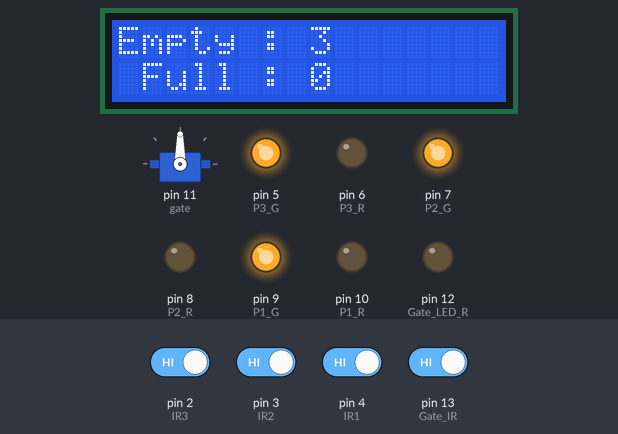
Recording of a sketch running on a simulated Arduino Uno, built with avr-gcc and run on an emulated ATmega328P. On the bench: servo, 16×2 character LCD, output pins drawn as LEDs (lit = HIGH). Inputs (shaded band) come from the test bench; at power-on: pin 2 (IR3), pin 3 (IR2), pin 4 (IR1), pin 13 (Gate_IR) HIGH.

Above: at 1.2 s.
1.3 s: pin 2 (IR3) driven LOW
At 1.8 s:
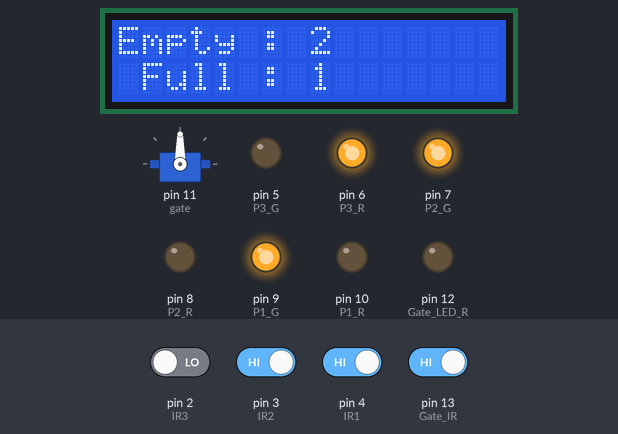
2.8 s: pin 3 (IR2) driven LOW
At 4.0 s:
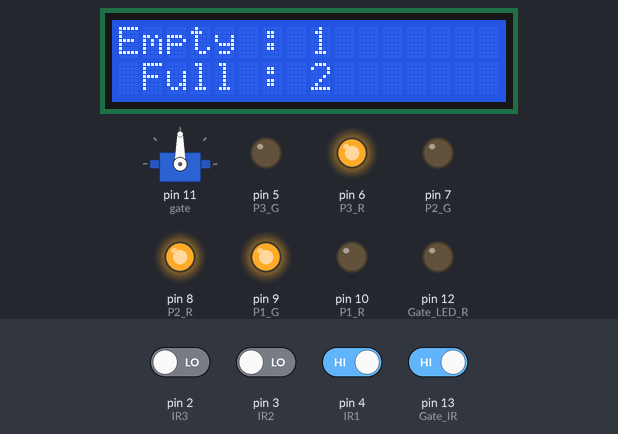
4.3 s: pin 4 (IR1) driven LOW
At 5.4 s:
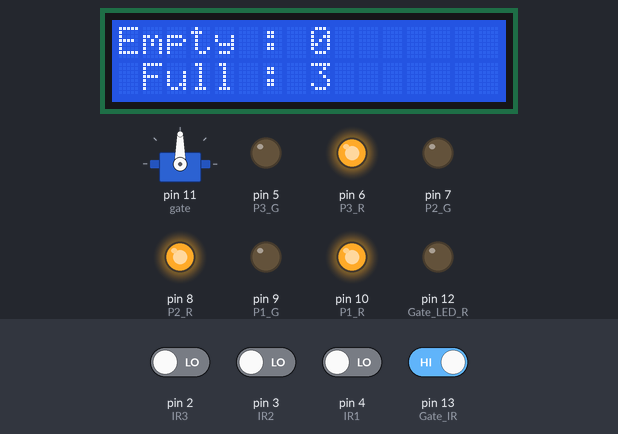
5.8 s: pin 13 (Gate_IR) driven LOW
At 6.5 s:
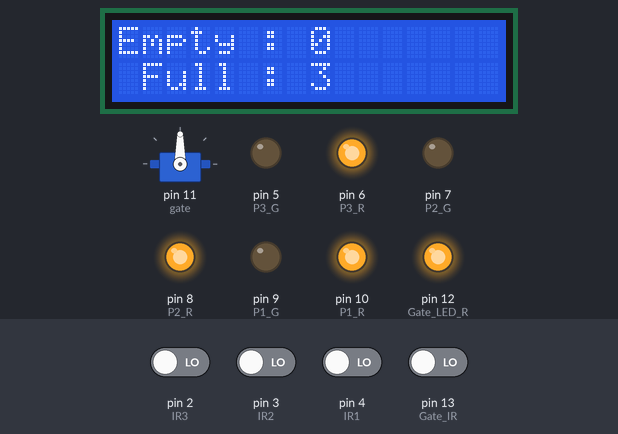
7.3 s: pin 2 (IR3) driven HIGH
At 7.9 s:
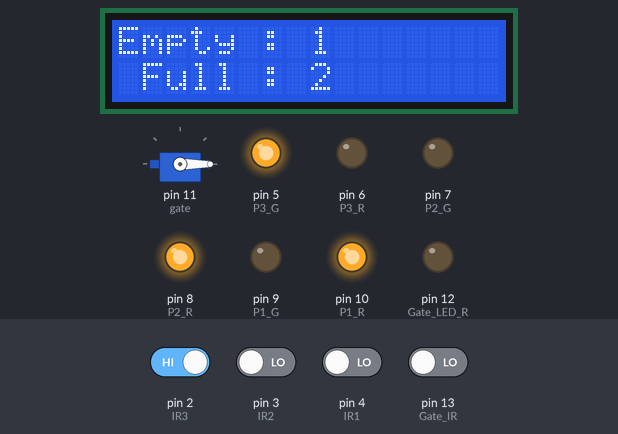
9.1 s: pin 3 (IR2) driven HIGH
At 10.3 s:
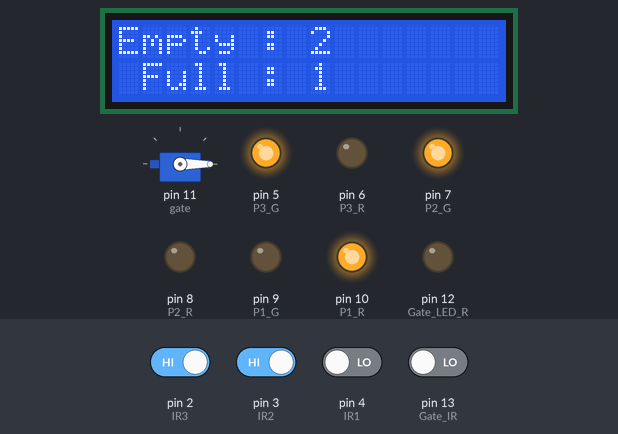
Timing chart, 0 to 11.6 s (numbered marks = the images above; inputs shaded):
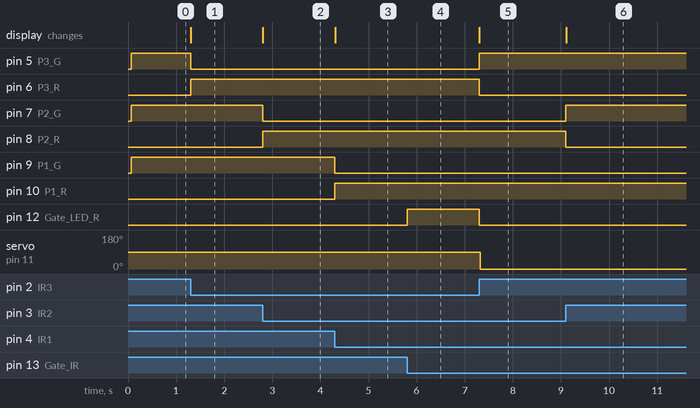

The sketch:

Smart_Parking.ino
```cpp
/**Servo motor**/
/*Servo libirary*/
#include<Servo.h>
/*The name of the servo*/
Servo gate;

/**LCD**/
/*LCD libirary*/
#include <LiquidCrystal.h>
/*Pins of LCD*/
const int rs = A0, en = A1, d4 = A2, d5 = A3, d6 = A4, d7 = A5;
LiquidCrystal lcd(rs, en, d4, d5, d6, d7);

/*Number of full parking places*/
int full = 0;

/*Pins of IR sensors*/
int Gate_IR = 13;
int IR1 = 4;
int IR2 = 3;
int IR3 = 2;

/*The state of each parking place; full=0 and empty=1*/
int P1 = 0;
int P2 = 0;
int P3 = 0;

/**Lights**/
/*Light of the gate*/
int Gate_LED_R = 12;
/*Light of each parking placce; green and red*/
int P1_G = 9;
int P1_R = 10;
int P2_G = 7;
int P2_R = 8;
int P3_G = 5;
int P3_R = 6;

void setup() {

  /*Pin of the servo*/
  gate.attach(11);

  /*Defining IRS as inputs*/
  pinMode(Gate_IR,INPUT);
  pinMode(IR1,INPUT);
  pinMode(IR2,INPUT);
  pinMode(IR3,INPUT);

  /*Defining LEDs as outputs*/
  pinMode(Gate_LED_R,OUTPUT);
  pinMode(P1_G,OUTPUT);
  pinMode(P2_G,OUTPUT);
  pinMode(P3_G,OUTPUT);
  pinMode(P1_R,OUTPUT);
  pinMode(P2_R,OUTPUT);
  pinMode(P3_R,OUTPUT);

  /*Defining the size of LCD: (columns,rows)*/
  lcd.begin(16, 2);
}

void loop() {

  /*The gate is closed*/
  gate.write(90);

  /**Entering the parking**/
  /*If there is a car in front of the gate and places are available, open the gate*/
  /*If there is a car in front of the gate and places are full, turn on red light*/
  if (digitalRead(Gate_IR)==0 && full<3){
    digitalWrite(Gate_LED_R,0);
    gate.write(0);

  }
  else if(digitalRead(Gate_IR)==0 && full>=3){
    gate.write(90);
    digitalWrite(Gate_LED_R,1);
    /*
    lcd.setCursor(5,0);
    lcd.print("Sorry");
    lcd.setCursor(0,1);
    lcd.print("Places are full");
    lcd.clear();
    */
  }
  else{
    gate.write(90);
    digitalWrite(Gate_LED_R,0);
  }

  /*Intializing the number of parking places = 0*/
  full = 0;

  /*Reading the state of each parking place*/
  P1 = digitalRead(IR1);
  P2 = digitalRead(IR2);
  P3 = digitalRead(IR3);

  /**The conditions of the places**/
  /*If the place is full (0), turn on the red light and increase the number of full places*/
  /*If the plaace is empty (1), turn on the green light*/

  /*Parking place no.1*/
  if(P1==0){
    digitalWrite(P1_G,0);
    digitalWrite(P1_R,1);
    full++;
  }
  else{
    digitalWrite(P1_G,1);
    digitalWrite(P1_R,0);
  }

  /*Parking place no.2*/
  if(P2==0){
    digitalWrite(P2_G,0);
    digitalWrite(P2_R,1);
    full++;
  }
  else{
    digitalWrite(P2_G,1);
    digitalWrite(P2_R,0);
  }

  /*Parking place no.3*/
  if(P3==0){
    digitalWrite(P3_G,0);
    digitalWrite(P3_R,1);
    full++;
  }
  else{
    digitalWrite(P3_G,1);
    digitalWrite(P3_R,0);
  }

  /*Displaying the number of full and empty places*/
  lcd.setCursor(0,0);
  lcd.print("Empty : ");
  lcd.print(3-full);
  lcd.setCursor(1,1);
  lcd.print("Full : ");
  lcd.print(full);


}
```

Measured:
- after the input at 1.3 s, pin 5 (P3_G): HIGH → LOW at once; pin 6 (P3_R): LOW → HIGH at once; the display: changes at once (image 1)
- after the input at 2.8 s, pin 7 (P2_G): HIGH → LOW at once; pin 8 (P2_R): LOW → HIGH at once; the display: changes at once (image 2)
- after the input at 4.3 s, pin 9 (P1_G): HIGH → LOW at once; pin 10 (P1_R): LOW → HIGH at once; the display: changes at once (image 3)
- after the input at 5.8 s, pin 12 (Gate_LED_R): LOW → HIGH at once
- after the input at 7.3 s, pin 5 (P3_G): LOW → HIGH at once; pin 6 (P3_R), pin 12 (Gate_LED_R): HIGH → LOW at once; servo on pin 11 (gate): 90° → 0° at once; the display: changes at once (image 5)
- after the input at 9.1 s, pin 7 (P2_G): LOW → HIGH at once; pin 8 (P2_R): HIGH → LOW at once; the display: changes at once (image 6)
